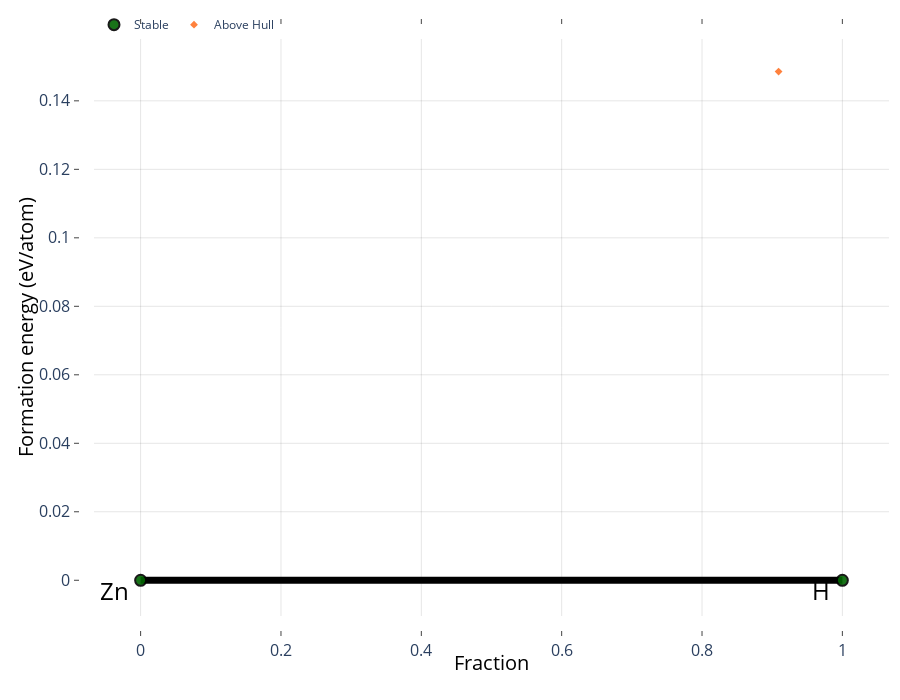

Notebook cell for this chart:
### Code cell
convexhull_data = pd.read_csv("/public/home/mayuan/phycollege_workplace/new_hydrides/Zn-H/250/enthalpy_sorted.csv", header=0, sep=',') #  header表示第一行为标题行
ini_entries = []
for idx, row in convexhull_data.iterrows():
    comp = Composition(row['formula'])
    enth = row['enthalpy']
    entry_id = row['Number']
    _entry = PDEntry(comp, enth)
    _entry.entry_id = entry_id
    ini_entries.append(_entry)
ini_pd = PhaseDiagram(ini_entries)
plotter = PDPlotter(ini_pd, )
plotter.show()

### Figure 1 — Plotly figure (JSON) as saved in the notebook; plotly's stock layout.template omitted (floating-point values rounded to 4 significant figures)
{"data": [{"hoverinfo": "none", "line": {"color": "rgba(0,0,0,1.0)", "width": 7}, "mode": "lines", "showlegend": false, "type": "scatter", "x": [1, 0, null], "y": [0, 0, null]}, {"hoverinfo": "skip", "mode": "text", "name": "Labels (stable)", "opacity": 1, "showlegend": true, "text": [], "textposition": [], "type": "scatter", "visible": true, "x": [], "y": []}, {"hoverinfo": "text", "hoverlabel": {"font": {"size": 14}}, "hovertext": ["ZnH<sub>10</sub> (100001) <br> 0.149 eV/atom (+0.149 eV/atom)"], "marker": {"color": [0.149], "colorscale": [[0, "#fad393"], [0.5, "#ff813d"], [1, "#ff0000"]], "size": 6, "symbol": "diamond"}, "mode": "markers", "name": "Above Hull", "showlegend": true, "type": "scatter", "x": [0.9091], "y": [0.1485]}, {"error_y": {"array": [0, 0], "color": "gray", "thickness": 2.5, "type": "data", "width": 5}, "hoverinfo": "text", "hoverlabel": {"font": {"size": 14}}, "hovertext": ["H<sub>2</sub> (100005) <br> 0.0 eV/atom", "Zn (100003) <br> 0.0 eV/atom"], "marker": {"color": "darkgreen", "line": {"color": "black", "width": 2}, "size": 11}, "mode": "markers", "name": "Stable", "opacity": 0.9, "showlegend": true, "type": "scatter", "x": [1, 0], "y": [0, 0]}], "layout": {"annotations": [{"align": "center", "font": {"color": "#000000", "size": 24}, "opacity": 1, "showarrow": false, "text": "H", "x": 1, "xanchor": "right", "xref": "x", "xshift": -10, "y": 0, "yanchor": "auto", "yref": "y", "yshift": -10}, {"align": "center", "font": {"color": "#000000", "size": 24}, "opacity": 1, "showarrow": false, "text": "Zn", "x": 0, "xanchor": "right", "xref": "x", "xshift": -10, "y": 0, "yanchor": "auto", "yref": "y", "yshift": -10}], "autosize": true, "height": 700, "hovermode": "closest", "legend": {"orientation": "h", "tracegroupgap": 7, "traceorder": "reversed", "x": 0, "xanchor": "left", "y": 1.05}, "margin": {"b": 20, "l": 10, "pad": 20, "r": 10, "t": 20}, "paper_bgcolor": "rgba(0,0,0,0)", "plot_bgcolor": "rgba(0,0,0,0)", "showlegend": true, "xaxis": {"anchor": "y", "gridcolor": "rgba(0,0,0,0.1)", "mirror": "ticks", "nticks": 8, "showgrid": true, "showline": true, "side": "bottom", "tickfont": {"size": 16}, "ticks": "inside", "title": {"font": {"color": "#000000", "size": 20}, "text": "Fraction"}, "type": "linear", "zeroline": false}, "yaxis": {"anchor": "x", "gridcolor": "rgba(0,0,0,0.1)", "mirror": "ticks", "showgrid": true, "showline": true, "side": "left", "tickfont": {"size": 16}, "ticks": "inside", "title": {"font": {"color": "#000000", "size": 20}, "text": "Formation energy (eV/atom)"}, "type": "linear"}}}
